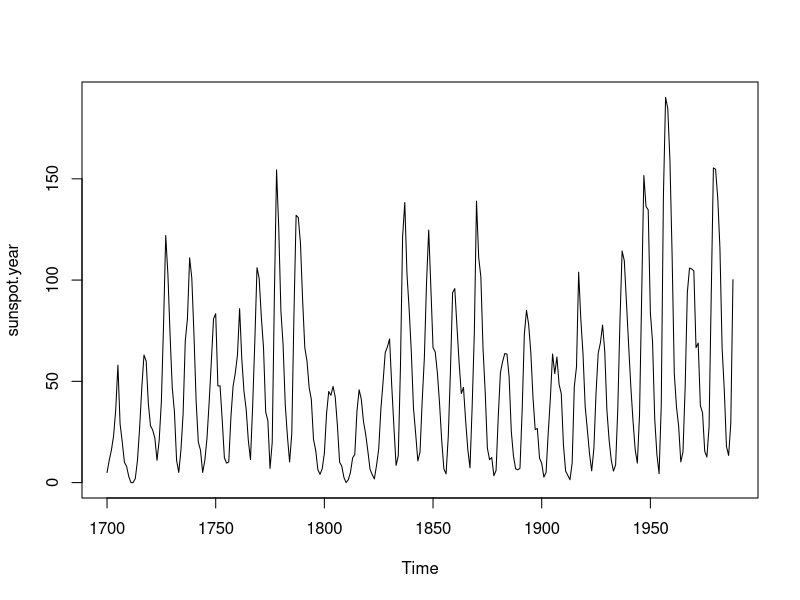
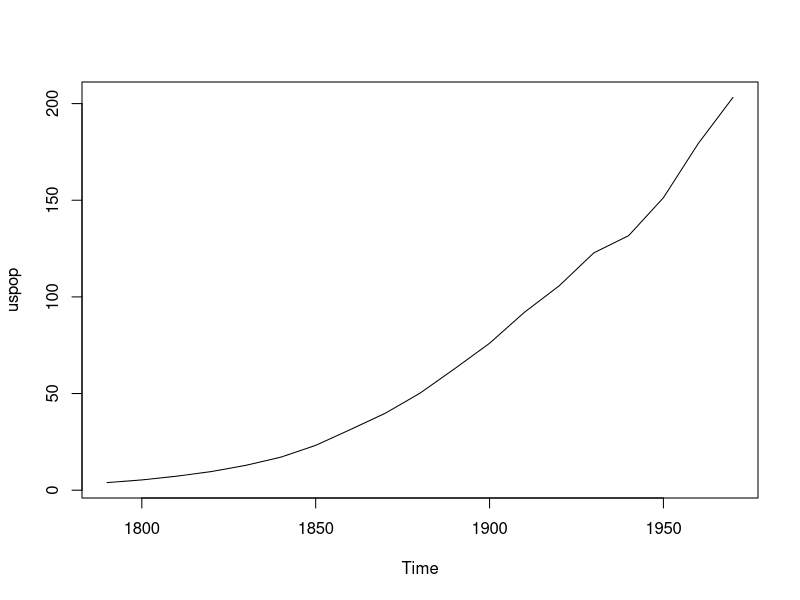

Recreate these plots in R, in order.
## ---- chunk 1
#| label: fig-plots
#| fig-cap: Plots
#| fig-subcap: 
#|   - "Sunspot"
#|   - "US Population"
#| layout-ncol: 2
#| code-fold: show
#| code-summary: "Collapse Code"

plot(sunspot.year)
plot(uspop)
